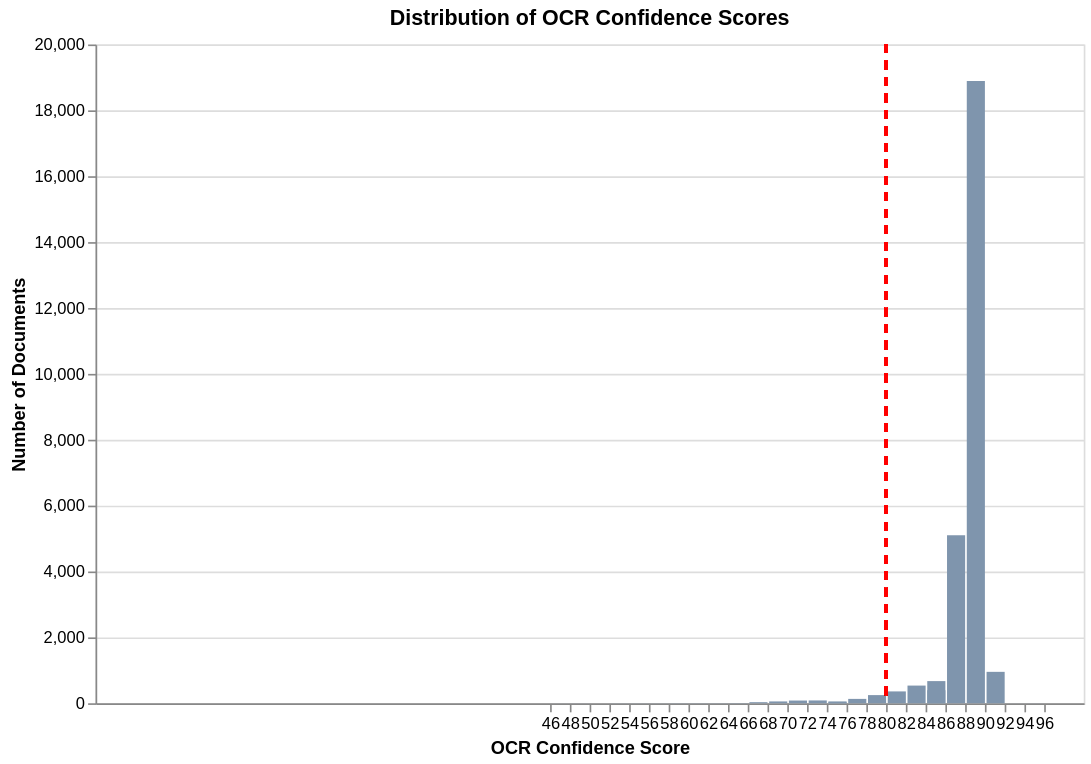

The cell this chart's notebook holds for it:
### Code cell
ocr_histogram = alt.Chart(df).mark_bar().encode(
    x=alt.X('OCR_Confidence:Q', 
            bin=alt.Bin(maxbins=30),
            title='OCR Confidence Score'),
    y=alt.Y('count():Q', 
            title='Number of Documents'),
    color=alt.value("#7f95ad"),
    tooltip=[
        alt.Tooltip('OCR_Confidence:Q', bin=True, title='OCR Confidence Range'),
        alt.Tooltip('count():Q', title='Document Count')
    ]
).properties(
    width=600,
    height=400,
    title='Distribution of OCR Confidence Scores'
)

vertical_line = alt.Chart(df).mark_rule(
    color='red',
    strokeWidth=2,
    strokeDash=[5, 5]
).encode(
    x=alt.X('OCR_Confidence:Q', scale=alt.Scale(domain=[0, 100]))
).transform_calculate(
    OCR_Confidence='80'
)


ocr_histogram_with_line = ocr_histogram + vertical_line
ocr_histogram_with_line

### Figure 1 — Vega specification as saved in the notebook (floating-point values rounded to 4 significant figures; data arrays with more than 128 entries replaced by an {"elided": "..."} marker saying what was removed)
{"$schema": "https://vega.github.io/schema/vega/v5.json", "data": [{"name": "source_0"}, {"name": "data_0", "values": [{"__count": 5097, "bin_maxbins_10_OCR_Confidence": 85.0, "bin_maxbins_10_OCR_Confidence_end": 90.0, "bin_maxbins_30_OCR_Confidence": 86.0, "bin_maxbins_30_OCR_Confidence_end": 88.0}, {"__count": 18890, "bin_maxbins_10_OCR_Confidence": 85.0, "bin_maxbins_10_OCR_Confidence_end": 90.0, "bin_maxbins_30_OCR_Confidence": 88.0, "bin_maxbins_30_OCR_Confidence_end": 90.0}, {"__count": 954, "bin_maxbins_10_OCR_Confidence": 90.0, "bin_maxbins_10_OCR_Confidence_end": 95.0, "bin_maxbins_30_OCR_Confidence": 90.0, "bin_maxbins_30_OCR_Confidence_end": 92.0}, {"__count": 360, "bin_maxbins_10_OCR_Confidence": 80.0, "bin_maxbins_10_OCR_Confidence_end": 85.0, "bin_maxbins_30_OCR_Confidence": 80.0, "bin_maxbins_30_OCR_Confidence_end": 82.0}, {"__count": 396, "bin_maxbins_10_OCR_Confidence": 80.0, "bin_maxbins_10_OCR_Confidence_end": 85.0, "bin_maxbins_30_OCR_Confidence": 84.0, "bin_maxbins_30_OCR_Confidence_end": 86.0}, {"__count": 673, "bin_maxbins_10_OCR_Confidence": 85.0, "bin_maxbins_10_OCR_Confidence_end": 90.0, "bin_maxbins_30_OCR_Confidence": 84.0, "bin_maxbins_30_OCR_Confidence_end": 86.0}, {"__count": 537, "bin_maxbins_10_OCR_Confidence": 80.0, "bin_maxbins_10_OCR_Confidence_end": 85.0, "bin_maxbins_30_OCR_Confidence": 82.0, "bin_maxbins_30_OCR_Confidence_end": 84.0}, {"__count": 248, "bin_maxbins_10_OCR_Confidence": 75.0, "bin_maxbins_10_OCR_Confidence_end": 80.0, "bin_maxbins_30_OCR_Confidence": 78.0, "bin_maxbins_30_OCR_Confidence_end": 80.0}, {"__count": 133, "bin_maxbins_10_OCR_Confidence": 75.0, "bin_maxbins_10_OCR_Confidence_end": 80.0, "bin_maxbins_30_OCR_Confidence": 76.0, "bin_maxbins_30_OCR_Confidence_end": 78.0}, {"__count": 53, "bin_maxbins_10_OCR_Confidence": 75.0, "bin_maxbins_10_OCR_Confidence_end": 80.0, "bin_maxbins_30_OCR_Confidence": 74.0, "bin_maxbins_30_OCR_Confidence_end": 76.0}, {"__count": 86, "bin_maxbins_10_OCR_Confidence": 70.0, "bin_maxbins_10_OCR_Confidence_end": 75.0, "bin_maxbins_30_OCR_Confidence": 72.0, "bin_maxbins_30_OCR_Confidence_end": 74.0}, {"__count": 83, "bin_maxbins_10_OCR_Confidence": 70.0, "bin_maxbins_10_OCR_Confidence_end": 75.0, "bin_maxbins_30_OCR_Confidence": 70.0, "bin_maxbins_30_OCR_Confidence_end": 72.0}, {"__count": 56, "bin_maxbins_10_OCR_Confidence": 65.0, "bin_maxbins_10_OCR_Confidence_end": 70.0, "bin_maxbins_30_OCR_Confidence": 68.0, "bin_maxbins_30_OCR_Confidence_end": 70.0}, {"__count": 45, "bin_maxbins_10_OCR_Confidence": 70.0, "bin_maxbins_10_OCR_Confidence_end": 75.0, "bin_maxbins_30_OCR_Confidence": 74.0, "bin_maxbins_30_OCR_Confidence_end": 76.0}, {"__count": 3, "bin_maxbins_10_OCR_Confidence": 55.0, "bin_maxbins_10_OCR_Confidence_end": 60.0, "bin_maxbins_30_OCR_Confidence": 56.0, "bin_maxbins_30_OCR_Confidence_end": 58.0}, {"__count": 33, "bin_maxbins_10_OCR_Confidence": 65.0, "bin_maxbins_10_OCR_Confidence_end": 70.0, "bin_maxbins_30_OCR_Confidence": 66.0, "bin_maxbins_30_OCR_Confidence_end": 68.0}, {"__count": 1, "bin_maxbins_10_OCR_Confidence": 90.0, "bin_maxbins_10_OCR_Confidence_end": 95.0, "bin_maxbins_30_OCR_Confidence": 92.0, "bin_maxbins_30_OCR_Confidence_end": 94.0}, {"__count": 5, "bin_maxbins_10_OCR_Confidence": 60.0, "bin_maxbins_10_OCR_Confidence_end": 65.0, "bin_maxbins_30_OCR_Confidence": 62.0, "bin_maxbins_30_OCR_Confidence_end": 64.0}, {"__count": 7, "bin_maxbins_10_OCR_Confidence": 65.0, "bin_maxbins_10_OCR_Confidence_end": 70.0, "bin_maxbins_30_OCR_Confidence": 64.0, "bin_maxbins_30_OCR_Confidence_end": 66.0}, {"__count": 1, "bin_maxbins_10_OCR_Confidence": 60.0, "bin_maxbins_10_OCR_Confidence_end": 65.0, "bin_maxbins_30_OCR_Confidence": 64.0, "bin_maxbins_30_OCR_Confidence_end": 66.0}, {"__count": 5, "bin_maxbins_10_OCR_Confidence": 55.0, "bin_maxbins_10_OCR_Confidence_end": 60.0, "bin_maxbins_30_OCR_Confidence": 58.0, "bin_maxbins_30_OCR_Confidence_end": 60.0}, {"__count": 5, "bin_maxbins_10_OCR_Confidence": 60.0, "bin_maxbins_10_OCR_Confidence_end": 65.0, "bin_maxbins_30_OCR_Confidence": 60.0, "bin_maxbins_30_OCR_Confidence_end": 62.0}, {"__count": 2, "bin_maxbins_10_OCR_Confidence": 90.0, "bin_maxbins_10_OCR_Confidence_end": 95.0, "bin_maxbins_30_OCR_Confidence": 94.0, "bin_maxbins_30_OCR_Confidence_end": 96.0}, {"__count": 2, "bin_maxbins_10_OCR_Confidence": 45.0, "bin_maxbins_10_OCR_Confidence_end": 50.0, "bin_maxbins_30_OCR_Confidence": 48.0, "bin_maxbins_30_OCR_Confidence_end": 50.0}, {"__count": 3, "bin_maxbins_10_OCR_Confidence": 55.0, "bin_maxbins_10_OCR_Confidence_end": 60.0, "bin_maxbins_30_OCR_Confidence": 54.0, "bin_maxbins_30_OCR_Confidence_end": 56.0}, {"__count": 1, "bin_maxbins_10_OCR_Confidence": 45.0, "bin_maxbins_10_OCR_Confidence_end": 50.0, "bin_maxbins_30_OCR_Confidence": 46.0, "bin_maxbins_30_OCR_Confidence_end": 48.0}, {"__count": 3, "bin_maxbins_10_OCR_Confidence": 50.0, "bin_maxbins_10_OCR_Confidence_end": 55.0, "bin_maxbins_30_OCR_Confidence": 52.0, "bin_maxbins_30_OCR_Confidence_end": 54.0}]}, {"name": "data_1", "values": {"elided": "27682 records"}}, {"name": "data_0_y_domain___count", "values": [{"min": 1, "max": 18890}]}], "signals": [{"name": "layer_0_bin_maxbins_30_OCR_Confidence_bins", "value": {"fields": ["OCR_Confidence"], "fname": "bin_OCR_Confidence", "start": 46.0, "step": 2.0, "stop": 96.0}}], "marks": [{"type": "rect", "name": "layer_0_marks", "from": {"data": "data_0"}, "encode": {"update": {"x": {"field": "bin_maxbins_30_OCR_Confidence_end", "scale": "x", "offset": {"signal": "0.5 + (abs(scale(\"x\", datum[\"bin_maxbins_30_OCR_Confidence_end\"]) - scale(\"x\", datum[\"bin_maxbins_30_OCR_Confidence\"])) < 0.25 ? 0.5 * (0.25 - (abs(scale(\"x\", datum[\"bin_maxbins_30_OCR_Confidence_end\"]) - scale(\"x\", datum[\"bin_maxbins_30_OCR_Confidence\"])))) : -0.5)"}}, "x2": {"field": "bin_maxbins_30_OCR_Confidence", "scale": "x", "offset": {"signal": "0.5 + (abs(scale(\"x\", datum[\"bin_maxbins_30_OCR_Confidence_end\"]) - scale(\"x\", datum[\"bin_maxbins_30_OCR_Confidence\"])) < 0.25 ? -0.5 * (0.25 - (abs(scale(\"x\", datum[\"bin_maxbins_30_OCR_Confidence_end\"]) - scale(\"x\", datum[\"bin_maxbins_30_OCR_Confidence\"])))) : 0.5)"}}, "y": {"field": "__count", "scale": "y"}, "y2": {"value": 0, "scale": "y"}, "fill": {"value": "#7f95ad"}, "tooltip": {"signal": "{\"OCR Confidence Range\": !isValid(datum[\"bin_maxbins_10_OCR_Confidence\"]) || !isFinite(+datum[\"bin_maxbins_10_OCR_Confidence\"]) ? \"null\" : format(datum[\"bin_maxbins_10_OCR_Confidence\"], \"\") + \" – \" + format(datum[\"bin_maxbins_10_OCR_Confidence_end\"], \"\"), \"Document Count\": format(datum[\"__count\"], \"\")}"}}}, "style": ["bar"]}, {"type": "rule", "name": "layer_1_marks", "from": {"data": "data_1"}, "encode": {"update": {"y2": {"field": {"signal": null, "datum": null, "group": "height", "parent": null}}, "stroke": {"value": "red"}, "strokeDash": {"value": [5, 5]}, "strokeWidth": {"value": 2}, "x": {"field": "OCR_Confidence", "scale": "x"}, "y": {"value": 0}}}, "style": ["rule"]}], "scales": [{"name": "x", "type": "linear", "domain": [0, 100], "range": [0, {"signal": "width"}], "bins": {"signal": "layer_0_bin_maxbins_30_OCR_Confidence_bins"}, "zero": false}, {"name": "y", "type": "linear", "domain": [{"signal": "(data(\"data_0_y_domain___count\")[0] || {}).min"}, {"signal": "(data(\"data_0_y_domain___count\")[0] || {}).max"}], "range": [{"signal": "height"}, 0], "zero": true, "nice": true}], "axes": [{"scale": "y", "grid": true, "tickCount": {"signal": "ceil(height/40)"}, "aria": false, "maxExtent": 0, "minExtent": 0, "zindex": 0, "labels": false, "orient": "left", "domain": false, "ticks": false, "gridScale": "x"}, {"scale": "x", "title": "OCR Confidence Score", "labelFlush": true, "grid": false, "tickCount": {"signal": "ceil(width/10)"}, "labelOverlap": true, "orient": "bottom", "zindex": 0}, {"scale": "y", "orient": "left", "title": "Number of Documents", "labelOverlap": true, "tickCount": {"signal": "ceil(height/40)"}, "zindex": 0, "grid": false}], "title": {"text": "Distribution of OCR Confidence Scores", "frame": "group"}, "height": 400, "width": 600, "background": "white", "style": "cell", "padding": 5}
